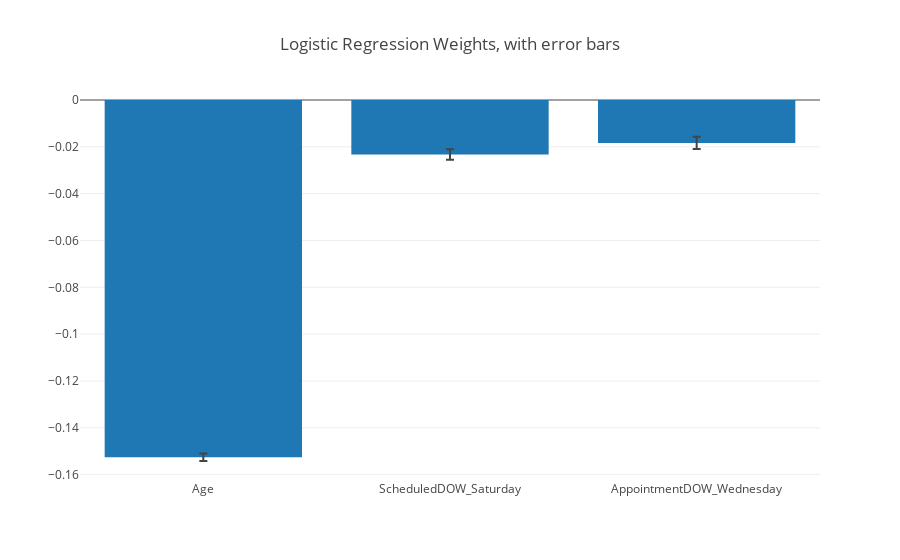

Source (notebook cell):
### Markdown cell above
**For more improvement and guarding against overfitting:** NOTE: I AM NOT SURE WHAT TO DO WITH THIS!

### Code cell
Xnew = df[['Age','ScheduledDOW_Saturday','AppointmentDOW_Wednesday']].values

weights = []
# run the pipline corssvalidated
for iter_num, (train_indices, test_indices) in enumerate(cv_object.split(Xnew,y)):
    piped_object.fit(Xnew[train_indices],y[train_indices])  # train object
    weights.append(piped_object.named_steps['logit_model'].coef_[0])
    
weights = np.array(weights)

error_y=dict(
            type='data',
            array=np.std(weights,axis=0),
            visible=True
        )

graph1 = {'x': ['Age','ScheduledDOW_Saturday','AppointmentDOW_Wednesday'],
          'y': np.mean(weights,axis=0),
    'error_y':error_y,
       'type': 'bar'}

fig = dict()
fig['data'] = [graph1]
fig['layout'] = {'title': 'Logistic Regression Weights, with error bars'}

plotly.offline.iplot(fig)

### Figure 1 — Plotly figure (JSON) as saved in the notebook; plotly's stock layout.template omitted (floating-point values rounded to 4 significant figures)
{"data": [{"error_y": {"array": [0.001613, 0.002205, 0.002628], "type": "data", "visible": true}, "type": "bar", "uid": "8f86da36-ca4b-11e8-b207-309c2308aeaf", "x": ["Age", "ScheduledDOW_Saturday", "AppointmentDOW_Wednesday"], "y": [-0.1526, -0.02328, -0.01832]}], "layout": {"title": "Logistic Regression Weights, with error bars"}}
